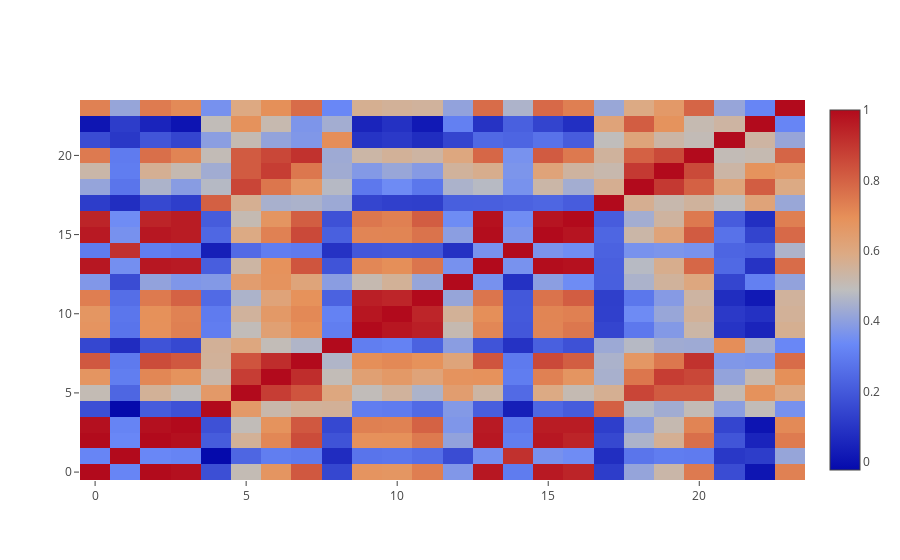

The cell this chart's notebook holds for it:
### Code cell
corr_submatrix = Xy[correlated_with_target+["target"]].corr()

trace = go.Heatmap(z=corr_submatrix)
data=[trace]
iplot(data, filename='basic-heatmap')

### Figure 1 — Plotly figure (JSON) as saved in the notebook; plotly's stock layout.template omitted (floating-point values rounded to 4 significant figures; data arrays with more than 128 entries replaced by an {"elided": "..."} marker saying what was removed)
{"data": [{"type": "heatmap", "uid": "b3411f72-5d41-453c-a41d-c49c2a6f155f", "z": {"elided": "24x24 float values"}}], "layout": {}}
